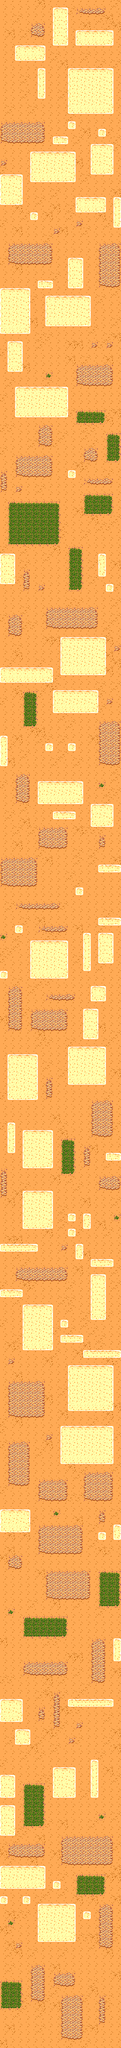

Rendered tile map (Tiled .tmx) drawn with the repository's tilesets; below, a short description and the map source with its tile grids summarised:
An orthogonal 16x270 tile map with 16x16 px tiles, 1 tile layer (Map), 2 tilesets and 71 objects.

<map version="1.5" tiledversion="2021.03.23" orientation="orthogonal" renderorder="right-down" width="16" height="270" tilewidth="16" tileheight="16" infinite="0" nextlayerid="4" nextobjectid="72">
 <tileset firstgid="1" source="tileset_desert.tsx" />
 <tileset firstgid="49" source="objects.tsx" />
 <layer id="1" name="Map" width="16" height="270">
  <data>[4320 cells, 4320 non-empty, 45 distinct tile ids]</data>
 </layer>
 <objectgroup id="3" name="Objects">
  <object id="1" gid="57" x="64" y="4080" width="16" height="16" />
  <object id="2" gid="54" x="32" y="3968" width="16" height="16" />
  <object id="3" gid="54" x="16" y="3840" width="16" height="16" />
  <object id="4" gid="57" x="144" y="3744" width="16" height="16" />
  <object id="5" gid="99" x="80" y="3712" width="16" height="16" />
  <object id="6" gid="63" x="192" y="3632" width="16" height="16" />
  <object id="7" gid="52" x="96" y="3536" width="16" height="16" />
  <object id="8" gid="52" x="128" y="3440" width="16" height="16" />
  <object id="9" gid="57" x="80" y="3312" width="16" height="16" />
  <object id="10" gid="58" x="176" y="3200" width="16" height="16" />
  <object id="11" gid="52" x="48" y="3104" width="16" height="16" />
  <object id="12" gid="58" x="16" y="2992" width="16" height="16" />
  <object id="13" gid="72" x="16" y="2880" width="16" height="16" />
  <object id="14" gid="72" x="32" y="2768" width="16" height="16" />
  <object id="15" gid="98" x="144" y="2752" width="16" height="16" />
  <object id="16" gid="57" x="96" y="2656" width="16" height="16" />
  <object id="17" gid="63" x="160" y="2624" width="16" height="16" />
  <object id="18" gid="58" x="48" y="2576" width="16" height="16" />
  <object id="19" gid="60" x="208" y="2544" width="16" height="16" />
  <object id="20" gid="54" x="176" y="2480" width="16" height="16" />
  <object id="21" gid="60" x="160" y="2368" width="16" height="16" />
  <object id="22" gid="52" x="32" y="2336" width="16" height="16" />
  <object id="23" gid="66" x="192" y="2256" width="16" height="16" />
  <object id="24" gid="52" x="128" y="2160" width="16" height="16" />
  <object id="25" gid="57" x="32" y="2128" width="16" height="16" />
  <object id="26" gid="54" x="176" y="2080" width="16" height="16" />
  <object id="27" gid="60" x="32" y="2048" width="16" height="16" />
  <object id="28" gid="56" x="48" y="2000" width="16" height="16" />
  <object id="29" gid="101" x="48" y="1984" width="16" height="16" />
  <object id="30" gid="54" x="160" y="1968" width="16" height="16" />
  <object id="31" gid="72" x="176" y="1920" width="16" height="16" />
  <object id="32" gid="54" x="64" y="1888" width="16" height="16" />
  <object id="33" gid="58" x="176" y="1840" width="16" height="16" />
  <object id="34" gid="54" x="16" y="1760" width="16" height="16" />
  <object id="35" gid="63" x="176" y="1728" width="16" height="16" />
  <object id="36" gid="54" x="32" y="1680" width="16" height="16" />
  <object id="37" gid="60" x="192" y="1584" width="16" height="16" />
  <object id="38" gid="63" x="64" y="1552" width="16" height="16" />
  <object id="39" gid="52" x="192" y="1504" width="16" height="16" />
  <object id="40" gid="54" x="208" y="1440" width="16" height="16" />
  <object id="41" gid="56" x="64" y="1408" width="16" height="16" />
  <object id="42" gid="54" x="16" y="1344" width="16" height="16" />
  <object id="43" gid="58" x="208" y="1264" width="16" height="16" />
  <object id="44" gid="97" x="176" y="1216" width="16" height="16" />
  <object id="45" gid="63" x="128" y="1184" width="16" height="16" />
  <object id="46" gid="54" x="48" y="1152" width="16" height="16" />
  <object id="47" gid="60" x="144" y="1088" width="16" height="16" />
  <object id="48" gid="60" x="192" y="1024" width="16" height="16" />
  <object id="49" gid="60" x="16" y="992" width="16" height="16" />
  <object id="50" gid="63" x="160" y="928" width="16" height="16" />
  <object id="51" gid="52" x="16" y="896" width="16" height="16" />
  <object id="52" gid="57" x="176" y="848" width="16" height="16" />
  <object id="53" gid="57" x="48" y="816" width="16" height="16" />
  <object id="54" gid="56" x="192" y="784" width="16" height="16" />
  <object id="55" gid="56" x="32" y="752" width="16" height="16" />
  <object id="56" gid="60" x="128" y="688" width="16" height="16" />
  <object id="57" gid="54" x="64" y="656" width="16" height="16" />
  <object id="58" gid="101" x="112" y="640" width="16" height="16" />
  <object id="59" gid="54" x="208" y="608" width="16" height="16" />
  <object id="60" gid="72" x="32" y="576" width="16" height="16" />
  <object id="61" gid="56" x="48" y="544" width="16" height="16" />
  <object id="62" gid="61" x="208" y="512" width="16" height="16" />
  <object id="63" gid="52" x="32" y="464" width="16" height="16" />
  <object id="64" gid="66" x="176" y="432" width="16" height="16" />
  <object id="65" gid="61" x="80" y="400" width="16" height="16" />
  <object id="66" gid="52" x="192" y="368" width="16" height="16" />
  <object id="67" gid="60" x="32" y="336" width="16" height="16" />
  <object id="68" gid="72" x="208" y="304" width="16" height="16" />
  <object id="69" gid="73" x="128" y="3376" width="16" height="16" />
  <object id="70" gid="77" x="48" y="2416" width="16" height="16" />
  <object id="71" gid="74" x="112" y="1472" width="16" height="16" />
 </objectgroup>
</map>
